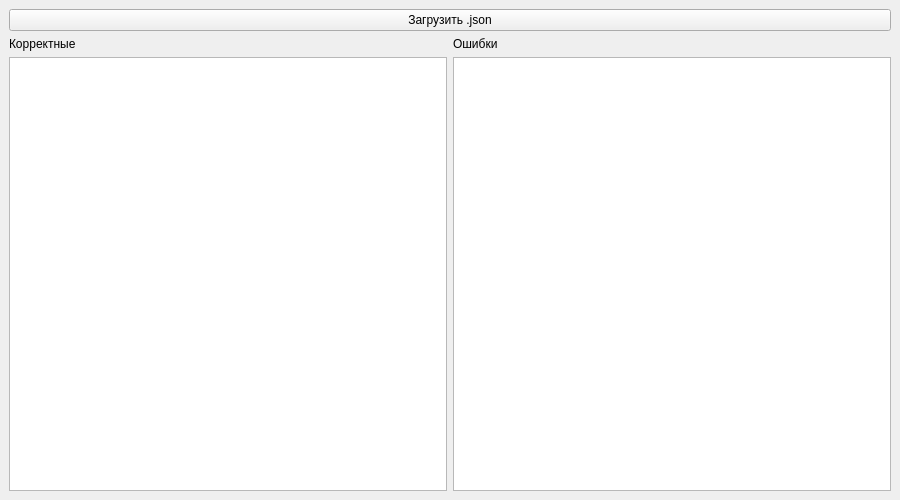
<?xml version="1.0" encoding="UTF-8"?>
<ui version="4.0">
 <class>MainWindow</class>
 <widget class="QMainWindow" name="MainWindow">
  <property name="geometry">
   <rect><x>0</x><y>0</y><width>900</width><height>500</height></rect>
  </property>
  <property name="windowTitle">
   <string>Вывод данных — Мероприятие</string>
  </property>
  <widget class="QWidget" name="centralwidget">
   <layout class="QVBoxLayout" name="mainLayout">
    <item>
     <widget class="QPushButton" name="btnLoad">
      <property name="text"><string>Загрузить .json</string></property>
     </widget>
    </item>
    <item>
     <layout class="QHBoxLayout" name="tablesLayout">
      <item>
       <layout class="QVBoxLayout">
        <item><widget class="QLabel" name="labelValid"><property name="text"><string>Корректные</string></property></widget></item>
        <item><widget class="QTableWidget" name="tableValid"/></item>
       </layout>
      </item>
      <item>
       <layout class="QVBoxLayout">
        <item><widget class="QLabel" name="labelBroken"><property name="text"><string>Ошибки</string></property></widget></item>
        <item><widget class="QTableWidget" name="tableBroken"/></item>
       </layout>
      </item>
     </layout>
    </item>
   </layout>
  </widget>
 </widget>
 <resources/>
 <connections/>
</ui>
